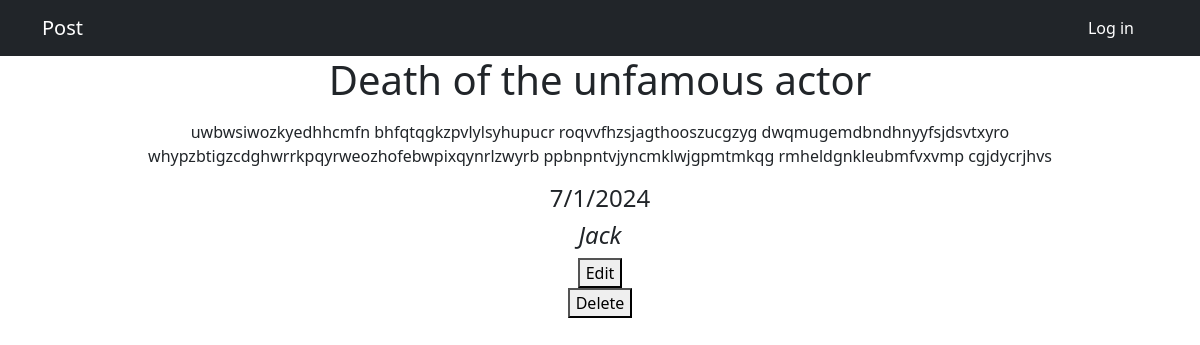
The page /newspaper/6 on the database its author committed.
### newsportal_app/models.py (models this page shows, shortened)
class Post(models.Model):
    author = models.ForeignKey(Author, on_delete=models.CASCADE)
    type = models.CharField(max_length=255, choices=TYPE_OF_POST, default=news)
    date_of_creation = models.DateTimeField(auto_now_add=True)
    category = models.ManyToManyField(Category, through='PostCategory')
    title = models.CharField(max_length=255)
    text = models.TextField()
    rating = models.IntegerField(default=0)

class Author(models.Model):
    user = models.OneToOneField(User, on_delete=models.CASCADE)
    rating = models.IntegerField(default=0)

### newsportal_app/views.py (the view)
# urls.py: path('<int:pk>', PostDetail.as_view(), name='post_detail'),
class PostDetail(DetailView):
    model = Post
    template_name = 'views/post.html'
    context_object_name = 'post'

### newsportal_app/templatetags/custom_filters.py (called while the page is built)
@register.filter()
def censor(text):
    for first in range(len(text)):
        for second in range(1, len(text)+1):
            if text[first:second + 1] in profanity_list:
                text = text[:first + 1] + '*' * (second - first) + text[second + 1:]
    return text

### templates/views/post.html (shortened to what this page needs)
{% extends 'flatpages/default.html' %}
{% load custom_filters %}
{% block title %}
Post
{% endblock title %}
{% block content %}
<h1>{{ post.title }}</h1>
<p>{{ post.text|censor }}</p>
<h4>{{ post.date_of_creation.day }}/{{ post.date_of_creation.month }}/{{ post.date_of_creation.year }}</h4>
<h4><i>{{ post.author.user.username }}</i></h4>
<form action="{% url 'post_update' post.id %}" method="get">
    <button type="submit">Edit</button>
</form>
<form action="{% url 'post_delete' post.id %}" method="get">
    <button type="submit">Delete</button>
</form>
{% endblock content %}

### rows shown on the page
Post: title "Death of the unfamous actor", text|censor "uwbwsiwozkyedhhcmfn bhfqtqgkzpvlylsyhupucr roqvvfhzsjagthooszucgzyg dwqmugemdbndhnyyfsjdsvtxyro whypzbtigzcdghwrrkpqyrweozhofebwpixqynrlzwyrb ppbnpntvjyncmklwjgpmtmkqg rmheldgnkleubmfvxvmp cgjdycrjhvs", date_of_creation.day "7", date_of_creation.month "1", date_of_creation.year "2024", author.user.username "Jack"
